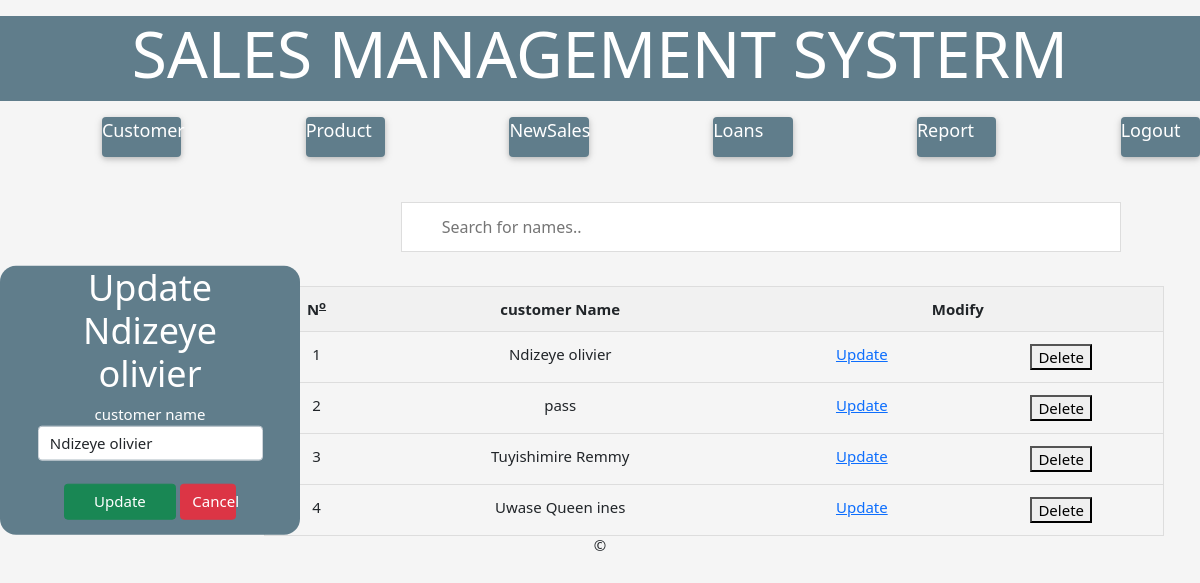
/product.php?pid=20 (signed in), run on the app's committed database.
### tables this page shows
CREATE TABLE `products` (
  `productid` int(11) NOT NULL,
  `Product_name` varchar(255) NOT NULL
);

### product.php (the view, shortened to what this page needs)
<?php
    include("conn.php");
    if(isset($_GET['pid'])){
        if($_GET['pid']!=""){
            $pid=$_GET['pid'];
            $upsel=mysqli_query($conn,"SELECT*from products where productid=$pid");
            $fez=mysqli_fetch_array($upsel);
        }else{
            ?><script>window.location.replace("product.php");</script><?php
        }
    }
?>
<!DOCTYPE html>
<html lang="en">
<head>
    <link rel="stylesheet" href="w3.css">
    <link rel="stylesheet" href="endpro.css">
    <link rel="stylesheet" href="all.css">
    <link rel="stylesheet" href="bootstrap.css">
</head>
<body style="background: whitesmoke;">
    <div class="w3-panel w3-blue-grey"><center><h1 class="w3-jumbo w3-text-white"><div class="newh1">SALES MANAGEMENT SYSTERM</div></h1></center></div>
    <div class="row">
        <div class="col-1"></div>
        <div class="col-1"><div class="w3-card w3-blue-grey w3-round" style="height: 40px;"><a href="product.php" class="w3-text-white w3-large" style="text-decoration: none;">Customer</a></div></div>
        <div class="col-1"></div>
        <div class="col-1"><div class="w3-card w3-blue-grey w3-round" style="height: 40px;"><a href="customer.php" class="w3-text-white w3-large" style="text-decoration: none;">Product</a></div></div>
        <div class="col-1"></div>
        <div class="col-1"><div class="w3-card w3-blue-grey w3-round" style="height: 40px;"><a href="stockin.php" class="w3-text-white w3-large" style="text-decoration: none;">NewSales</a></div></div>
        <div class="col-1"></div>
        <div class="col-1"><div class="w3-card w3-blue-grey w3-round" style="height: 40px;"><a href="stockout.php" class="w3-text-white w3-large" style="text-decoration: none;">Loans</a></div></div>
        <div class="col-1"></div>
        <div class="col-1"><div class="w3-card w3-blue-grey w3-round" style="height: 40px;"><a href="report.php" class="w3-text-white w3-large" style="text-decoration: none;">Report</a></div></div>
        <div class="col-1"></div>
        <div class="col-1"><div class="w3-card w3-blue-grey w3-round" style="height: 40px;"><a href="logout.php" class="w3-text-white w3-large" style="text-decoration: none;">Logout</a></div></div>
    </div>
    <br><br>
    <input type="text" id="myInput" onkeyup="myFunction()" placeholder="Search for names..">
    <br><br>
    <table class="w3-table" id="myTable">
        <tr class="header">
            <th><center><b>N<sup><u>o</u></sup></b></center></th>
            <th><center>customer Name</center></th>
            <th colspan="2"><center>Modify</center></th>
        </tr>
        <?php
            $sel=mysqli_query($conn,"SELECT*from products");
            $x=1;
            while($row=mysqli_fetch_array($sel)){
                $ppid=$row['productid'];
                ?>
                <tr>
                    <td><center><?=$x?></center></td>
                    <td><center><?=$row['Product_name']?></center></td>
                    <td><center><a href="product.php?pid=<?=$row['productid']?>"><i class="fas fa-pen w3-text-blue"></i>Update</a></center></td>
                    <td><center><button onclick="del(<?=$ppid?>)" class="delet">Delete</button></center></td>
                </tr>
                <?php
                $x++;
            }
        ?>
    </table>
    <div class="w3-display-left w3-round-xlarge w3-blue-grey w-25" id="up">
        <center>
            <form action="#" class="w-75" method="post">
                <center>
                    <h1 class="w3-xxlarge">Update <?=$fez['Product_name']?></h1>
                    <div class="">
                        <label for="">customer name</label><br>
                        <input type="text" value="<?=$fez['Product_name']?>" name="pname" class="form-control" required>
                    </div><br>
                    <div class="">
                    <input type="submit" name="up" value="Update" class="btn btn-success w-50">
                    <a href="product.php" class="btn btn-danger w-25">Cancel</a>
                    <br>
                </center>
            </form>
        </center>
    </div>
    <h6><center>&copy</center></h6>
</body>
</html>

### w3.css (style rules this page uses)
*,*:before,*:after { box-sizing:inherit }
html { -ms-text-size-adjust:100%;-webkit-text-size-adjust:100% }
body { margin:0 }
a { background-color:transparent }
b,strong { font-weight:bolder }
sub,sup { font-size:75%;line-height:0;position:relative;vertical-align:baseline }
sup { top:-0.5em }
button,input,select,textarea,optgroup { font:inherit;margin:0 }
button,input { overflow:visible }
button,select { text-transform:none }
button,[type=button],[type=reset],[type=submit] { -webkit-appearance:button }
html,body { font-family:Verdana,sans-serif;font-size:15px;line-height:1.5 }
html { overflow-x:hidden }
h1 { font-size:36px }
h6 { font-size:16px }
h1,h2,h3,h4,h5,h6 { font-family:"Segoe UI",Arial,sans-serif;font-weight:400;margin:10px 0 }
a { color:inherit }
.w3-table,.w3-table-all { border-collapse:collapse;border-spacing:0;width:100%;display:table }
.w3-table td,.w3-table th,.w3-table-all td,.w3-table-all th { padding:8px 8px;display:table-cell;text-align:left;vertical-align:top }
.w3-table th:first-child,.w3-table td:first-child,.w3-table-all th:first-child,.w3-table-all td:first-child { padding-left:16px }
.w3-container:after,.w3-container:before,.w3-panel:after,.w3-panel:before,.w3-row:after,.w3-row:before,.w3-row-padding:after,.w3-row-padding:before, .w3-cell-row:before,.w3-cell-row:after,.w3-clear:after,.w3-clear:before,.w3-bar:before,.w3-bar:after { content:"";display:table;clear:both }
.w3-display-left { position:absolute;top:50%;left:0%;transform:translate(0%,-50%);-ms-transform:translate(-0%,-50%) }
.w3-round,.w3-round-medium { border-radius:4px }
.w3-round-xlarge { border-radius:16px }
.w3-container,.w3-panel { padding:0.01em 16px }
.w3-panel { margin-top:16px;margin-bottom:16px }
.w3-card,.w3-card-2 { box-shadow:0 2px 5px 0 rgba(0,0,0,0.16),0 2px 10px 0 rgba(0,0,0,0.12) }
.w3-large { font-size:18px!important }
.w3-xxlarge { font-size:36px!important }
.w3-jumbo { font-size:64px!important }
.w3-blue-grey,.w3-hover-blue-grey:hover,.w3-blue-gray,.w3-hover-blue-gray:hover { color:#fff!important;background-color:#607d8b!important }
.w3-text-blue,.w3-hover-text-blue:hover { color:#2196F3!important }
.w3-text-white,.w3-hover-text-white:hover { color:#fff!important }

### endpro.css (style rules this page uses)
#myInput { background-image: url('/css/searchicon.png'); background-position: 10px 12px; background-repeat: no-repeat; width: 60%; font-size: 16px; padding: 12px 20px 12px 40px; border: 1px solid #ddd; margin-bottom: 12px; margin-left: 350px; }
#myTable { border-collapse: collapse; width: 100%; border: 1px solid #ddd; font-size: 15px; }
#myTable th, #myTable td { text-align: left; padding: 12px; }
#myTable tr { border-bottom: 1px solid #ddd; }
#myTable tr.header, #myTable tr:hover { background-color: #f1f1f1; }

### data on the page
products: Product_name "Ndizeye olivier", pname "Ndizeye olivier"
products: Product_name "pass"
products: Product_name "Tuyishimire Remmy"
products: Product_name "Uwase Queen ines"
